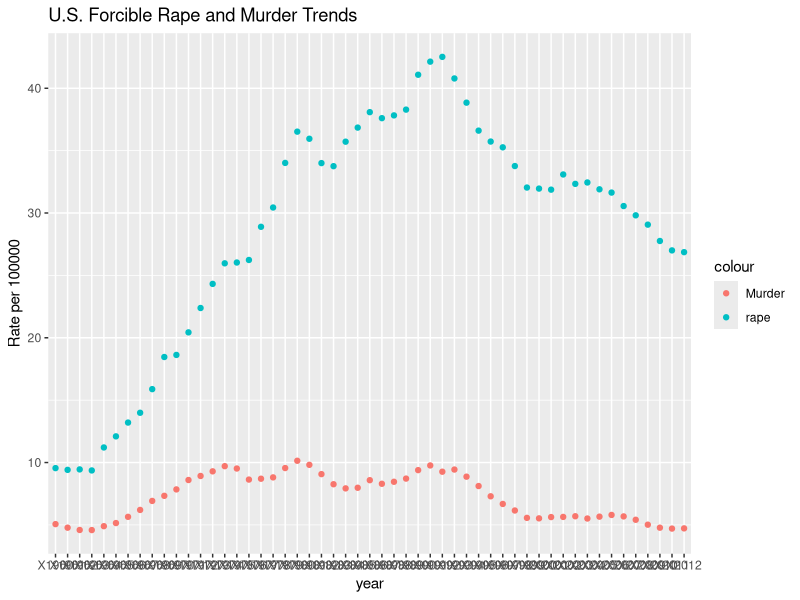
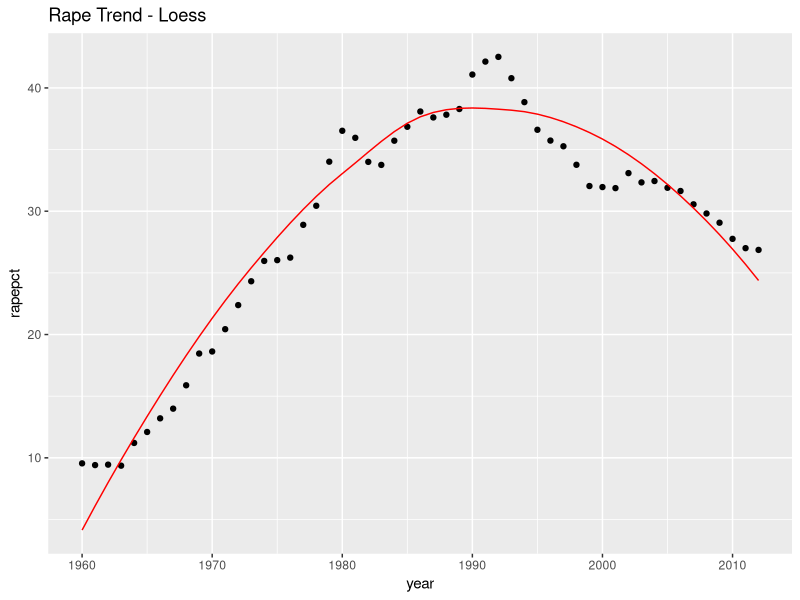
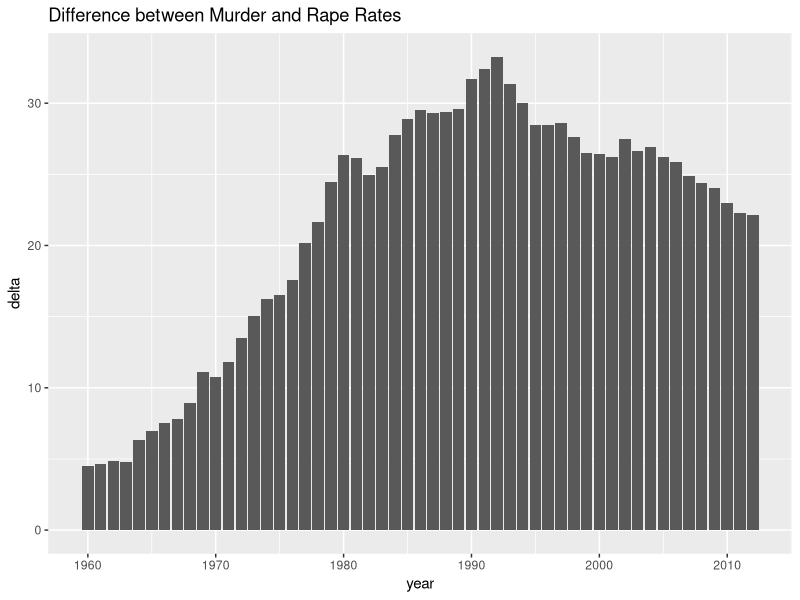
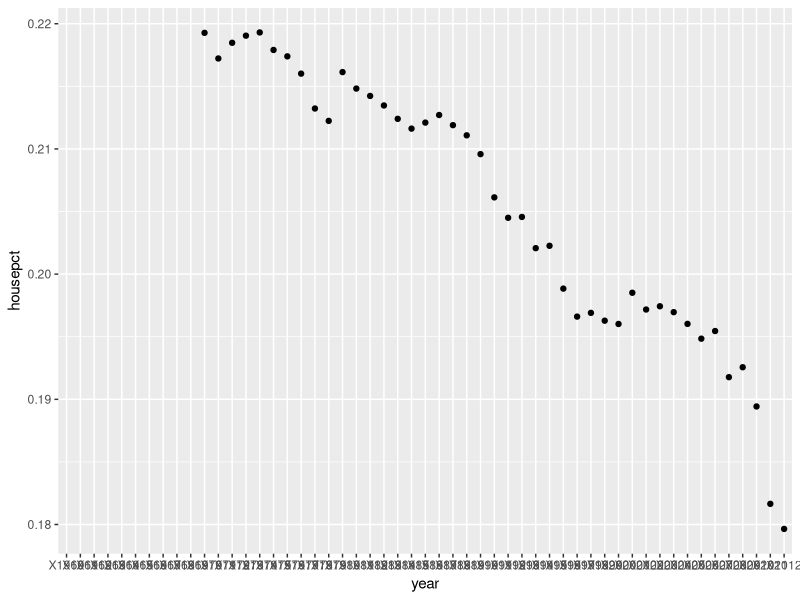
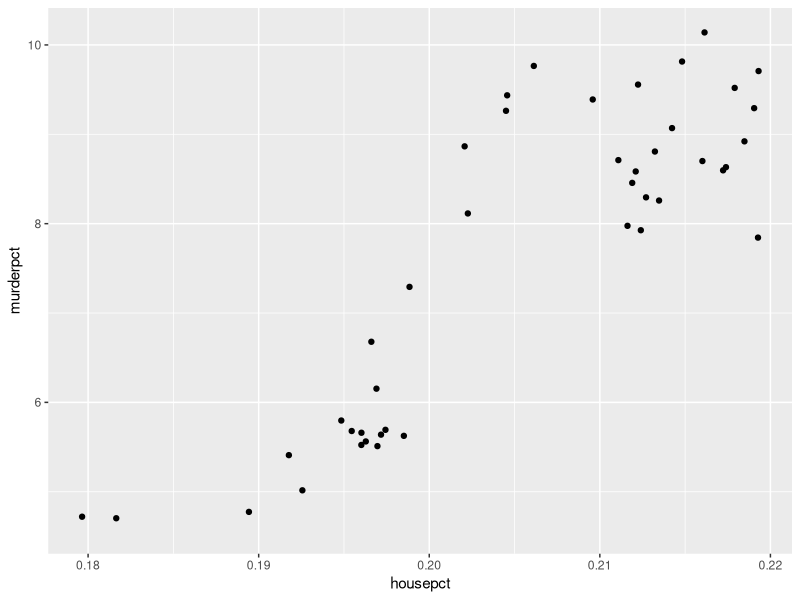

Here is the R script that generated these plots, in order: (Note: this script raises an error after producing the figures.)
## ---- chunk 1
library(dplyr)
library(tidyr)
library(ggplot2)
library(readr)
library(broom)
library(knitr)


## ---- chunk 2
# Starting with a base table US national population data by year from 1900
uspop <- read.csv("us_national.csv")
uspop$year <- as.character(uspop$year)

# Add household data and select out key types that might we worth looking at
# years 1960 to 2014
UShousehold <- read.csv("Sources/12s0059-households.csv")
UShousehold$Type.of.unit <- as.character(UShousehold$Type.of.unit)
UShousehold$Type.of.unit[3:9] <- c("Household_white","Household_black","Household_hispanic","fam_household","couple_household","male_household","fem_household")
UShousehold_s <- UShousehold %>% slice(1:9) %>% select(-X1960) # eliminate gap
cols <- UShousehold_s$Type.of.unit
UShousehold_s <- as.data.frame(t(UShousehold_s[,-1]))
colnames(UShousehold_s) <- cols
UShousehold_s <- add_rownames(UShousehold_s, "year")
# UShousehold$year <- as.factor(UShousehold$year)
usnat <- uspop %>% left_join(UShousehold_s, by = 'year')

# Add income data for age, sex, and major ethnic groups in 2009 dollars
# years 1947 to 2009
USincome <- read.csv("Sources/12s0701-median-income-2009-dollars.csv")
USincome$X <- as.character(USincome$X)
cols <- USincome$X
USincome_s <- as.data.frame(t(USincome[,-1]))
colnames(USincome_s) <- cols
USincome_s <- add_rownames(USincome_s, "year")
usnat <- usnat %>% left_join(USincome_s, by = 'year')

# Educational attainment 1960 to 2010 for age, sex, major ethnicity
USedu <- read.csv("Sources/12s0230-education.csv")
USedu$year <- as.character(USedu$year)
usnat <- usnat %>% left_join(USedu, by = 'year')

# Ppulation subgroups by ethnicity and sex 2000 to 2010 
USbasic2010 <- read.csv("Sources/US-EST00INT-ALLDATA.csv")
USbasic2010 <- USbasic2010 %>% filter(AGE != '999' & MONTH != '4')
USbasic2010 <- USbasic2010[,-1]

USbasic2010sum <- USbasic2010 %>% group_by(YEAR) %>% summarise(tot_male = sum(TOT_MALE), tot_female = sum(TOT_FEMALE), white_male_pop = sum(WA_MALE),white_female_pop = sum(WA_FEMALE),black_male_pop = sum(BA_MALE),black_female_pop = sum(BA_FEMALE),hisp_male_pop = sum(H_MALE),hisp_female_pop = sum(H_FEMALE))


USbasic2010sum <- rename(USbasic2010sum, year = YEAR)
USbasic2010sum$year <- paste0("X",USbasic2010sum$year)
usnat <- usnat %>% left_join(USbasic2010sum, by = 'year')

# Adding homicide and rape data 1960 to 2012
UScrime <- read.csv("Sources/12s0306-tot_in_thousands_ofcrimetype1980-2009.csv")
UScrime$year <- paste0("X",UScrime$year)
UScrime[2:6] <- UScrime[2:6] * 100000
usnat2 <- usnat %>% left_join(UScrime, by = 'year')

## ---- chunk 3
# Making a sub table of just specific data of interest to make the data easier to manipulate and show
# households was in 1000s, crimes in total numbers
usnat_sub <- usnat2 %>% filter(year >= 'X1960' & year <= 'X2012') %>% mutate(murderpct = murder/residents*1000, rapepct = forcible_rape/residents*1000, housepct = (couple_household/residents)*1000) 


# Graph of murders and rape trend over the last few decade
usnat_sub  %>% ggplot(aes(year)) + geom_point(aes(y = murderpct, col = "Murder")) + geom_point(aes(y=rapepct, col="rape")) + labs(title="U.S. Forcible Rape and Murder Trends", y = "Rate per 100000")


# To take a close look at the rape trend
dat <- usnat_sub %>% select(year, rapepct,murderpct)
dat$year <- seq(1960,2012)

# fitting line to rape data using loess to see about the trend
mod <- loess(rapepct~year, degree=2, span = 1, data=dat)
loess_fit <- augment(mod)

dat %>% ggplot(aes(year)) + geom_point(aes(y=rapepct)) + geom_line(aes(x=year, y=.fitted), data=loess_fit, color="red") + labs(title="Rape Trend - Loess")

# Since we are looking for demographic factors that might suggest rape rather than murder, here is the gap between the two

dat <- dat %>% mutate(delta = rapepct - murderpct)
dat %>% ggplot(aes(year,delta)) + geom_bar(stat = "identity") + labs(title = "Difference between Murder and Rape Rates")

## ---- chunk 4

# Couples over time
usnat_sub  %>% ggplot(aes(year,housepct)) + geom_point()

# more murders with more couples?
usnat_sub %>% ggplot(aes(housepct,murderpct)) + geom_point()

# usnat_sub  %>% ggplot(aes(year,rapepct)) + geom_point() + geom_point(aes(y = housepct))

# probably doesn't mean anything
cor(usnat_sub$murderpct,usnat_sub$housepct)
cor.test(usnat_sub$murderpct,usnat_sub$housepct)


## ---- chunk 5
# Incomes all Males vs All Females
USincome_s  %>% ggplot(aes(year)) + geom_point(aes(y=inc_median_all_male, col="blue")) + geom_point(aes(y=inc_median_all_female, col="red")) 

# Incomes males in largest ethnic groups
USincome_s  %>% ggplot(aes(year)) + geom_point(aes(y=inc_median_white_male, col="white")) + geom_point(aes(y=inc_median_black_male, col="black")) + geom_point(aes(y=inc_median_asian_male, col="asian")) + geom_point(aes(y=inc_median_hispanic_male, col="hispanic"))


# Educational attainment in High School and College of all males vs females
USedu  %>% ggplot(aes(year)) + geom_point(aes(y=hs.all.male, col="All Males HS")) + geom_point(aes(y=hs.all.female, col="All Females HS")) + geom_point(aes(y=col.all.male, col="All Males College")) + geom_point(aes(y=col.all.female, col="All Females College")) + labs(title="High School and College - All Males vs All Females", y="Percent Completion")

# HS attainment males by ethnicity
USedu  %>% ggplot(aes(year)) + geom_point(aes(y=hs.white.male, col="White")) + geom_point(aes(y=hs.black.male, col="Black")) + geom_point(aes(y=hs.asian.male, col="Asian")) + geom_point(aes(y=hs.hisp.male, col="Hispanic")) + labs(title="High School - Males by Ethnicity", y="Percent Completion")

# HS attainment females by ethnicity
USedu  %>% ggplot(aes(year)) + geom_point(aes(y=hs.white.female, col="White")) + geom_point(aes(y=hs.black.female, col="Black")) + geom_point(aes(y=hs.asian.female, col="Asian")) + geom_point(aes(y=hs.hisp.female, col="Hispanic")) + labs(title="High School - Females by Ethnicity", y="Percent Completion")

# College attainment males by ethnicity
USedu  %>% ggplot(aes(year)) + geom_point(aes(y=col.white.male, col="White")) + geom_point(aes(y=col.black.male, col="Black")) + geom_point(aes(y=col.asian.male, col="Asian")) + geom_point(aes(y=col.hisp.male, col="Hispanic")) + labs(title="College - Males by Ethnicity", y="Percent Completion")

# College attainment females by ethnicity
USedu  %>% ggplot(aes(year)) + geom_point(aes(y=col.white.female, col="White")) + geom_point(aes(y=col.black.female, col="Black")) + geom_point(aes(y=col.asian.female, col="Asian")) + geom_point(aes(y=col.hisp.female, col="Hispanic")) + labs(title="College - Females by Ethnicity", y="Percent Completion")


## ---- chunk 6
usnat_sub1 <- usnat2 %>% filter(year <= 'X2010' & year >= 'X2000') %>% mutate(murderpct = murder/(residents/1000), rapepct = forcible_rape/(residents/1000), housepct = (couple_household/residents)*1000)

# here a logisic regression is fit for murder.
fit <- usnat_sub1 %>% glm(murderpct ~ couple_household + inc_median_all_male + inc_median_all_female + hs.all.male + hs.all.female + col.all.male + col.all.female, data = .)
summary(fit)

# here a logisic regression is fit for rape
fit <- usnat_sub1 %>% glm(rapepct ~ couple_household + inc_median_all_male + inc_median_all_female + hs.all.male + hs.all.female + col.all.male + col.all.female, data = .)
summary(fit)

## ---- chunk 7
# median age table constructed from census.pdf
year <- c("X2010","X2000","X1990","X1980","X1970","X1960")
under18 <- c(24.0,25.7,25.6,28.1,34.3,35.9)
under44 <- c(36.5,39.9,43.2,40.9,35.3,34.8)
over65 <- c(26.4,22.0,18.6,19.6,20.6,20.3)
hist_pop <- data.frame(year,under18,under44,over65)
hist_pop$year <- as.character(hist_pop$year)
kable(hist_pop)

## Plotting it against the rape curve
usnat_sub  %>% left_join(hist_pop, by = 'year') %>%
      ggplot(aes(year)) + geom_point(aes(y = rapepct,color="Median Age")) +
 geom_point(aes(y=under44, color = "Rape Pct",cex=2)) + labs(title="Rape vs Median Age", y = "Rate per 100000")


# as this table shows, there was a bulge of people in the age of rapists, which accelerated and peaked in the same rough time frame. 


## ---- chunk 8
# function to transpose years-in-cols to years-in-rows
yeartorows <- function(tab) {
  cols <- as.vector(tab[1])
  tab <- tab[,-1]
  tab <- as.data.frame(t(tab))
  colnames(tab) <- unlist(cols)
  tab <- add_rownames(tab, "year")
  return(tab)
}

# State population table
st_pop <- read.csv("Sources/12s0013-residents-state-1960-2009.csv")
st_pop <- st_pop %>% select(-X1960)
st_pop <- yeartorows(st_pop)


# State rape table
st_rape <- read.csv("Sources/ucr-us-rape-by-state1960-2012a.csv")
st_rape$year <- as.character(st_rape$year)
st_rape <- st_rape %>% filter(year >= 1970 & year <= 2009) %>% select(-United.States.Total)

#Create a table of pct/1000 people
y <- st_rape$year
st_rape_y <- st_rape %>% select(-year)
st_pop_y <- st_pop %>% select(-year) * 1000
st_rape_pct <- st_rape_y/st_pop_y * 100000
st_crime_means <- st_rape_pct %>% colMeans()
st_crime_means <- data.frame(st_crime_means)
st_crime_means <- add_rownames(st_crime_means,"state")
st_crime_means <- rename(st_crime_means, st_rape_means = st_crime_means)
st_rape_pct <- data.frame(y,st_rape_pct)

arrange(st_crime_means, desc(st_rape_means)) %>% kable()


## ---- chunk 9
# So Alaska is high. This article tries to explain it is because of remoteness
# http://www.businessinsider.com/why-does-alaska-have-such-a-high-rate-rape-2013-9
# but that doesn't necessarily explain Michigan


# So have they always been high, or did others drop or what?

st_rape_pct %>% ggplot(aes(x = y)) + geom_point(aes(y=Alaska, col = "Alaska"), color = "red") + geom_point(aes(y=Michigan), color="blue") + geom_point(aes(y=California)) + geom_point(aes(y=New.Mexico), color = "orange") + labs(title = " Selected High Incidence States", y = "Rape in 100K persons" )

## ---- chunk 10
# state murder table
st_murder <-read.csv("Sources/ucr-us-murder-by-state1960-2012a.csv")
st_murder$year <- as.character(st_murder$year)
st_murder <- st_murder %>% filter(year >= 1970 & year <= 2009) %>% select(-United.States.Total)

#Create a table of pct/1000 people for murders
y <- st_murder$year
st_murder_y <- st_murder %>% select(-year)
st_pop_y <- st_pop %>% select(-year) * 1000
st_murder_pct <- st_murder_y/st_pop_y * 100000
st_murder_means <- st_murder_pct %>% colMeans()

st_murder_means <- data.frame(st_murder_means)
st_murder_means <- add_rownames(st_murder_means, "state")

#Restore the percent table for later
st_murder_pct <- data.frame(y,st_murder_pct)


#join it to the rape figures and show it
st_crime_means <- st_crime_means %>% left_join(st_murder_means, by = 'state')
arrange(st_crime_means, desc(st_murder_means)) %>% kable()

st_crime_means %>% ggplot(aes(st_murder_means,st_rape_means)) + geom_point()

cor(st_crime_means$st_rape_means,st_crime_means$st_murder_means)
cor.test(st_crime_means$st_rape_means,st_crime_means$st_murder_means)



## ---- chunk 11
# State data for 2012 compiled from multiple  American Community Survey tables (US Census Bureau) and from the FBI Uniform Crime Reporting database.

stdem <- read.csv("states-key-demographics-2012.csv")

# Population by state
stbypop <- stdem %>% arrange(desc(tot_pop)) 
stbypop$State <- factor(stbypop$State, levels = stbypop$State)
stbypop %>% ggplot(aes(x= State, y = tot_pop/100000)) + geom_bar(stat = "identity") + coord_flip()

# Murder and Rape percent by State
stcrime <-stdem
stcrime <- stcrime %>% mutate(rape_pct = num_rapes/tot_pop * 100000, murder_pct = num_murder/tot_pop * 100000)
stcrime <- stcrime %>% arrange(desc(rape_pct)) 
stcrime$State <- factor(stcrime$State, levels = stcrime$State)

# Make the graph for rape and murder
stcrime %>% ggplot(aes(x= State, y = rape_pct, fill = murder_pct)) + geom_bar(position='dodge',stat = "identity") + coord_flip()

# Percent of males
stcrime %>% ggplot(aes(x= State, y = rape_pct, fill = pct_male)) + geom_bar(position='dodge',stat = "identity") + coord_flip()

# Median age
stcrime %>% ggplot(aes(x= State, y = rape_pct, fill = median_age)) + geom_bar(position='dodge',stat = "identity") + coord_flip()

# Average Income
stcrime %>% ggplot(aes(x= State, y = rape_pct, fill = pct_male)) + geom_bar(position='dodge',stat = "identity") + coord_flip()

# Racial Mix
stcrime %>% ggplot(aes(x= State, y = rape_pct, fill = pct_white)) + geom_bar(position='dodge',stat = "identity") + coord_flip()

# Educational attainment vs rape

# Prevalence of single family households

# Top four and bottom four



stdem %>% ggplot(aes(x = pct * 100000,y = State)) + geom_point()



## ---- chunk 12
# create the table doing a little mechanical transpose of one column
st_pop <- read.csv("Sources/12s0013-residents-state-1960-2009.csv")
st_pop$State <- as.character(st_pop$State)
st_pop <- st_pop %>% select(State,X2009)
st_rape <- read.csv("Sources/ucr-us-rape-by-state1960-2012a.csv")
st_rape <- st_rape %>% filter(year == 2009) %>% select(-year, -United.States.Total)
states <- names(st_rape)
pct <- unlist(st_rape)
rpct <- pct/st_pop$X2009 * 100
stat09 <- data.frame(rpct)
stat09 <- add_rownames(stat09,"State")

# table showing top rape count for 2009
arrange(stat09,desc(rpct)) %>% kable

# for writing out the df that will be used in choropleth
#stat09a <- stat09 %>% filter(State != 'District.of.Columbia')
#write.csv(stat09a, file = "state_rape_percent_2009.csv")

# acs.fetch(geography=washington, endyear = "2011", table.number="B01003")



## ---- chunk 13
# install.packages("devtools")
# inspired by - See more at: http://www.trulia.com/blog/tech/the-choroplethr-package-for-r/
# can be installed from CRAN
# USCensus API key needed install one time. To obtain: http://api.census.gov/data/key_signup.html to get the key
# then api.key.install(key="592bc14cnotarealkey686552b17fda3c89dd389") (example)
# see http://eglenn.scripts.mit.edu/citystate/wp-content/uploads/2013/06/wpid-working_with_acs_R3.pdf for acs package info.

#library(choroplethr)
#library(acs)
#library(choroplethrMaps)
#data("state.map")

#Median age of Males
#will not knit because it asks interactively for table number
# state_choropleth_acs(tableId="B01002")

# rape Pct Graphic
#df <- read.csv("state_rape_percent_2009.csv")
#state_choropleth(df, title = 'Rape Pct 2009')

# median age graphic
#cf <- read.csv("Sources/state-media-age-2010.csv")
#state_choropleth(cf, title = 'Median Age 2010')

#Note: You can see intuitively flipping between the maps that there could be a correspondence of age and rape pct. 

# although a minor negative correlation? (rape pct down as median age up) Size of certain male age groups would be better probably

#qf <- left_join(df,cf, by = 'region')
#qf %>% ggplot(aes(x = value.x)) + geom_point(aes(y= value.y))
#cor.test(qf$value.x,qf$value.y)

